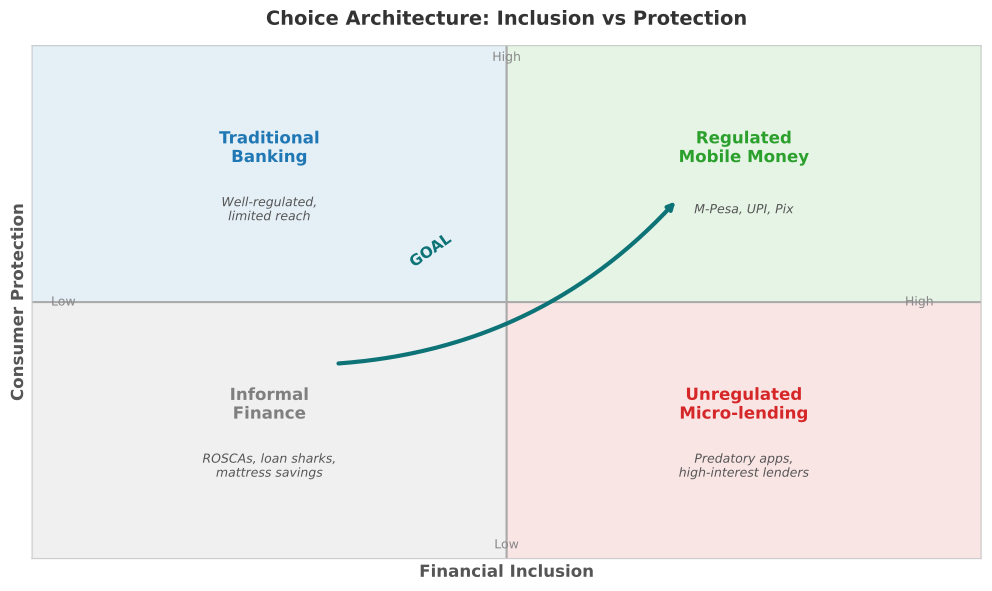

Write the Python code that produced this figure.
"""
Figure 09: Choice Architecture Examples
2x2 quadrant mapping financial inclusion vs consumer protection.
"""
import sys
import os
sys.path.insert(0, os.path.join(os.path.dirname(__file__), '..', '..', '_shared'))

import matplotlib
matplotlib.use('Agg')
import matplotlib.pyplot as plt
import matplotlib.patches as mpatches
import numpy as np

try:
    from chart_styles import V4_COLORS, apply_v4_style, save_chart
except ImportError:
    V4_COLORS = {
        'MLPURPLE': '#9467BD', 'MLBLUE': '#1F77B4', 'MLRED': '#D62728',
        'MLORANGE': '#FF7F0E', 'MLGREEN': '#2CA02C', 'MLGRAY': '#7F7F7F',
        'MLTEAL': '#0D7377', 'MLCYAN': '#14BDEB', 'MLYELLOW': '#BCBD22',
        'MLPINK': '#E377C2', 'MLBROWN': '#8C564B',
    }
    def apply_v4_style(ax, title='', xlabel='', ylabel=''):
        ax.set_title(title, fontsize=14, fontweight='bold', pad=15, color='#333333')
        if xlabel: ax.set_xlabel(xlabel, fontsize=11, color='#555555')
        if ylabel: ax.set_ylabel(ylabel, fontsize=11, color='#555555')
        ax.spines['top'].set_visible(False)
        ax.spines['right'].set_visible(False)
        ax.spines['left'].set_color('#CCCCCC')
        ax.spines['bottom'].set_color('#CCCCCC')
        ax.tick_params(colors='#555555', labelsize=9)
        ax.set_facecolor('white')
        return ax
    def save_chart(fig, filename='chart.pdf', dpi=300):
        fig.tight_layout()
        fig.savefig(filename, format='pdf', bbox_inches='tight', dpi=dpi, facecolor='white')
        plt.close(fig)
        print(f'Saved: {filename}')

CHART_METADATA = {
    'title': 'Choice Architecture Examples',
    'type': 'quadrant',
    'section': 'Choice Architecture',
    'lecture_number': 2,
}

fig, ax = plt.subplots(1, 1, figsize=(10, 6))
fig.patch.set_facecolor('white')

ax.set_xlim(0, 10)
ax.set_ylim(0, 10)

# Quadrant fills
# Q1: High Inclusion, High Protection (top-right) - green
ax.fill_between([5, 10], [5, 5], [10, 10], alpha=0.12, color=V4_COLORS['MLGREEN'])
# Q2: High Inclusion, Low Protection (bottom-right) - red
ax.fill_between([5, 10], [0, 0], [5, 5], alpha=0.12, color=V4_COLORS['MLRED'])
# Q3: Low Inclusion, High Protection (top-left) - blue
ax.fill_between([0, 5], [5, 5], [10, 10], alpha=0.12, color=V4_COLORS['MLBLUE'])
# Q4: Low Inclusion, Low Protection (bottom-left) - gray
ax.fill_between([0, 5], [0, 0], [5, 5], alpha=0.12, color=V4_COLORS['MLGRAY'])

# Dividing lines
ax.axhline(y=5, color='#AAAAAA', linewidth=1.5, linestyle='-')
ax.axvline(x=5, color='#AAAAAA', linewidth=1.5, linestyle='-')

# Q1: Regulated Mobile Money (top-right)
ax.text(7.5, 8.0, 'Regulated\nMobile Money', ha='center', va='center',
        fontsize=12, fontweight='bold', color=V4_COLORS['MLGREEN'])
ax.text(7.5, 6.8, 'M-Pesa, UPI, Pix', ha='center', va='center',
        fontsize=9, color='#555555', fontstyle='italic')

# Q2: Unregulated Micro-lending (bottom-right)
ax.text(7.5, 3.0, 'Unregulated\nMicro-lending', ha='center', va='center',
        fontsize=12, fontweight='bold', color=V4_COLORS['MLRED'])
ax.text(7.5, 1.8, 'Predatory apps,\nhigh-interest lenders', ha='center', va='center',
        fontsize=9, color='#555555', fontstyle='italic')

# Q3: Traditional Banking (top-left)
ax.text(2.5, 8.0, 'Traditional\nBanking', ha='center', va='center',
        fontsize=12, fontweight='bold', color=V4_COLORS['MLBLUE'])
ax.text(2.5, 6.8, 'Well-regulated,\nlimited reach', ha='center', va='center',
        fontsize=9, color='#555555', fontstyle='italic')

# Q4: Informal Finance (bottom-left)
ax.text(2.5, 3.0, 'Informal\nFinance', ha='center', va='center',
        fontsize=12, fontweight='bold', color=V4_COLORS['MLGRAY'])
ax.text(2.5, 1.8, 'ROSCAs, loan sharks,\nmattress savings', ha='center', va='center',
        fontsize=9, color='#555555', fontstyle='italic')

# Goal arrow from Q4 to Q1
ax.annotate('', xy=(6.8, 7.0), xytext=(3.2, 3.8),
            arrowprops=dict(arrowstyle='->', color=V4_COLORS['MLTEAL'],
                            lw=3, connectionstyle='arc3,rad=0.2'))
ax.text(4.2, 6.0, 'GOAL', ha='center', va='center',
        fontsize=11, fontweight='bold', color=V4_COLORS['MLTEAL'],
        rotation=35)

# Axis labels
ax.set_xlabel('Financial Inclusion', fontsize=12, fontweight='bold', color='#555555')
ax.set_ylabel('Consumer Protection', fontsize=12, fontweight='bold', color='#555555')
ax.text(0.2, 5, 'Low', fontsize=9, color='#888888', va='center')
ax.text(9.5, 5, 'High', fontsize=9, color='#888888', va='center', ha='right')
ax.text(5, 0.2, 'Low', fontsize=9, color='#888888', ha='center')
ax.text(5, 9.7, 'High', fontsize=9, color='#888888', ha='center')

ax.set_xticks([])
ax.set_yticks([])
for spine in ax.spines.values():
    spine.set_color('#CCCCCC')
    spine.set_visible(True)

ax.set_title('Choice Architecture: Inclusion vs Protection',
             fontsize=14, fontweight='bold', pad=15, color='#333333')

output_path = os.path.join(os.path.dirname(__file__), 'chart.pdf')
save_chart(fig, output_path)
